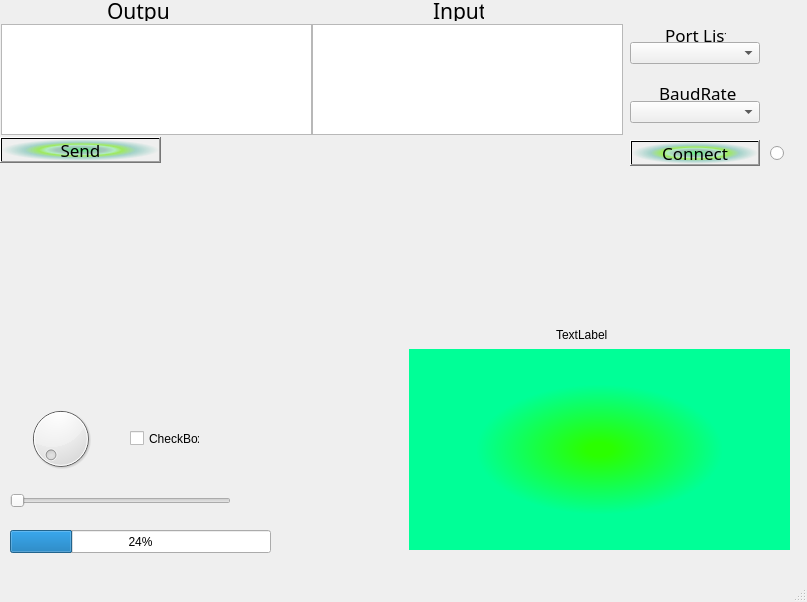
<?xml version="1.0" encoding="UTF-8"?>
<ui version="4.0">
 <class>MainWindow</class>
 <widget class="QMainWindow" name="MainWindow">
  <property name="enabled">
   <bool>true</bool>
  </property>
  <property name="geometry">
   <rect>
    <x>0</x>
    <y>0</y>
    <width>807</width>
    <height>602</height>
   </rect>
  </property>
  <property name="mouseTracking">
   <bool>true</bool>
  </property>
  <property name="windowTitle">
   <string>MainWindow</string>
  </property>
  <property name="whatsThis">
   <string>&lt;html&gt;&lt;head/&gt;&lt;body&gt;&lt;p&gt;&lt;br/&gt;&lt;/p&gt;&lt;/body&gt;&lt;/html&gt;</string>
  </property>
  <property name="styleSheet">
   <string notr="true"/>
  </property>
  <widget class="QWidget" name="centralwidget">
   <widget class="QTextEdit" name="textEdit">
    <property name="geometry">
     <rect>
      <x>1</x>
      <y>24</y>
      <width>311</width>
      <height>111</height>
     </rect>
    </property>
   </widget>
   <widget class="QTextEdit" name="textEdit_2">
    <property name="geometry">
     <rect>
      <x>312</x>
      <y>24</y>
      <width>311</width>
      <height>111</height>
     </rect>
    </property>
    <property name="readOnly">
     <bool>true</bool>
    </property>
   </widget>
   <widget class="QLabel" name="label">
    <property name="geometry">
     <rect>
      <x>107</x>
      <y>0</y>
      <width>61</width>
      <height>21</height>
     </rect>
    </property>
    <property name="font">
     <font>
      <family>Impact</family>
      <pointsize>16</pointsize>
     </font>
    </property>
    <property name="text">
     <string>Output</string>
    </property>
   </widget>
   <widget class="QLabel" name="label_2">
    <property name="geometry">
     <rect>
      <x>433</x>
      <y>0</y>
      <width>51</width>
      <height>21</height>
     </rect>
    </property>
    <property name="font">
     <font>
      <family>Impact</family>
      <pointsize>16</pointsize>
     </font>
    </property>
    <property name="text">
     <string>Input</string>
    </property>
   </widget>
   <widget class="QComboBox" name="comboBox">
    <property name="geometry">
     <rect>
      <x>630</x>
      <y>42</y>
      <width>130</width>
      <height>22</height>
     </rect>
    </property>
   </widget>
   <widget class="QComboBox" name="comboBox_2">
    <property name="geometry">
     <rect>
      <x>630</x>
      <y>101</y>
      <width>130</width>
      <height>22</height>
     </rect>
    </property>
   </widget>
   <widget class="QPushButton" name="pushButton">
    <property name="geometry">
     <rect>
      <x>630</x>
      <y>140</y>
      <width>130</width>
      <height>26</height>
     </rect>
    </property>
    <property name="font">
     <font>
      <family>Impact</family>
      <pointsize>13</pointsize>
     </font>
    </property>
    <property name="styleSheet">
     <string notr="true">background-color: qradialgradient(spread:pad, cx:0.5, cy:0.5, radius:0.5, fx:0.5, fy:0.5, stop:0 rgba(63, 241, 100, 206), stop:0.306652 rgba(0, 105, 76, 80), stop:0.436302 rgba(43, 228, 93, 80), stop:0.528749 rgba(108, 230, 0, 156), stop:0.706877 rgba(0, 147, 120, 80), stop:1 rgba(255, 255, 255, 0));</string>
    </property>
    <property name="text">
     <string>Connect</string>
    </property>
   </widget>
   <widget class="QLabel" name="label_3">
    <property name="geometry">
     <rect>
      <x>665</x>
      <y>24</y>
      <width>61</width>
      <height>21</height>
     </rect>
    </property>
    <property name="font">
     <font>
      <family>Impact</family>
      <pointsize>13</pointsize>
     </font>
    </property>
    <property name="text">
     <string>Port List</string>
    </property>
   </widget>
   <widget class="QLabel" name="label_4">
    <property name="geometry">
     <rect>
      <x>659</x>
      <y>82</y>
      <width>81</width>
      <height>21</height>
     </rect>
    </property>
    <property name="font">
     <font>
      <family>Impact</family>
      <pointsize>13</pointsize>
     </font>
    </property>
    <property name="text">
     <string>BaudRate</string>
    </property>
   </widget>
   <widget class="QPushButton" name="pushButton_2">
    <property name="geometry">
     <rect>
      <x>0</x>
      <y>137</y>
      <width>161</width>
      <height>26</height>
     </rect>
    </property>
    <property name="font">
     <font>
      <family>Impact</family>
      <pointsize>13</pointsize>
     </font>
    </property>
    <property name="styleSheet">
     <string notr="true">background-color: qradialgradient(spread:pad, cx:0.5, cy:0.5, radius:0.5, fx:0.5, fy:0.5, stop:0 rgba(63, 241, 100, 206), stop:0.306652 rgba(0, 105, 76, 80), stop:0.436302 rgba(43, 228, 93, 80), stop:0.528749 rgba(108, 230, 0, 156), stop:0.706877 rgba(0, 147, 120, 80), stop:1 rgba(255, 255, 255, 0));</string>
    </property>
    <property name="text">
     <string>Send</string>
    </property>
   </widget>
   <widget class="QRadioButton" name="radioButton">
    <property name="geometry">
     <rect>
      <x>770</x>
      <y>145</y>
      <width>21</width>
      <height>17</height>
     </rect>
    </property>
    <property name="styleSheet">
     <string notr="true"/>
    </property>
    <property name="text">
     <string/>
    </property>
   </widget>
   <widget class="QProgressBar" name="progressBar">
    <property name="geometry">
     <rect>
      <x>10</x>
      <y>530</y>
      <width>261</width>
      <height>23</height>
     </rect>
    </property>
    <property name="value">
     <number>24</number>
    </property>
   </widget>
   <widget class="QSlider" name="horizontalSlider">
    <property name="geometry">
     <rect>
      <x>10</x>
      <y>490</y>
      <width>221</width>
      <height>22</height>
     </rect>
    </property>
    <property name="orientation">
     <enum>Qt::Horizontal</enum>
    </property>
   </widget>
   <widget class="QDial" name="dial">
    <property name="geometry">
     <rect>
      <x>10</x>
      <y>403</y>
      <width>101</width>
      <height>71</height>
     </rect>
    </property>
   </widget>
   <widget class="QCheckBox" name="checkBox">
    <property name="geometry">
     <rect>
      <x>130</x>
      <y>430</y>
      <width>70</width>
      <height>17</height>
     </rect>
    </property>
    <property name="text">
     <string>CheckBox</string>
    </property>
   </widget>
   <widget class="QWidget" name="widget" native="true">
    <property name="geometry">
     <rect>
      <x>409</x>
      <y>349</y>
      <width>381</width>
      <height>201</height>
     </rect>
    </property>
    <property name="styleSheet">
     <string notr="true">background-color: qradialgradient(spread:pad, cx:0.5, cy:0.5, radius:0.5, fx:0.5, fy:0.5, stop:0.0673077 rgba(43, 255, 0, 255), stop:0.647436 rgba(0, 255, 151, 255));</string>
    </property>
   </widget>
   <widget class="QLabel" name="label_5">
    <property name="geometry">
     <rect>
      <x>556</x>
      <y>319</y>
      <width>101</width>
      <height>31</height>
     </rect>
    </property>
    <property name="text">
     <string>TextLabel</string>
    </property>
   </widget>
  </widget>
  <widget class="QStatusBar" name="statusbar"/>
  <widget class="QMenuBar" name="menuBar">
   <property name="geometry">
    <rect>
     <x>0</x>
     <y>0</y>
     <width>807</width>
     <height>21</height>
    </rect>
   </property>
  </widget>
 </widget>
 <resources/>
 <connections/>
</ui>
